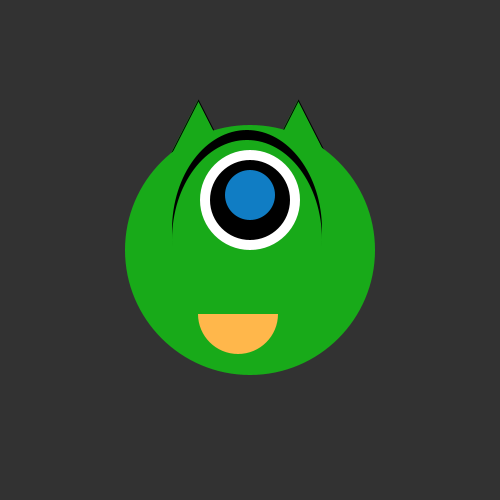
Frame 1 (no input)
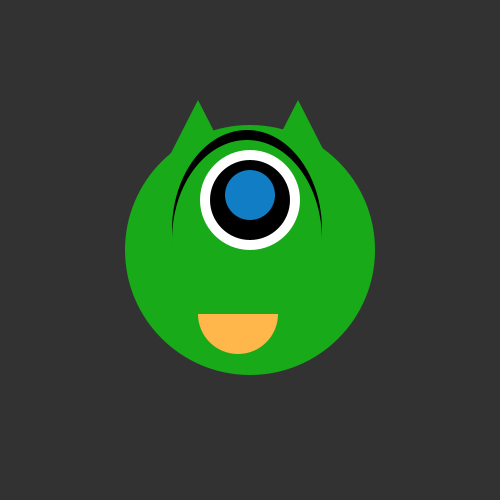
Frame 60 (the mouse pressed at the canvas centre just before this capture)
Frame 120 (the mouse held since frame 60 and released just before this capture): identical to frame 60, image omitted

The Processing sketch that drew these frames (run headless with seeded random() and noise(); from frame 60 on, the mouse is pressed at the canvas centre):

// Processing sketch: processing_145742
// ── processing_145742.pde

boolean flipFlop = false;
int eyeballDiam;
 
void setup(){
  size(500,500);
}
 
void draw(){
 background(50,50,50); 
  if (flipFlop == false) {
    eyeballDiam = 50;
  }
  else{
    eyeballDiam = 70;
  }
 //Horns
 pushMatrix();
 translate(140,80);
 fill(24,170,25);
 triangle(30, 75, 58, 20, 86, 75);
 popMatrix();
 //Horns2
  pushMatrix();
 translate(240,80);
 fill(24,170,25);
 triangle(30, 75, 58, 20, 86, 75);
 popMatrix();
  //Head
fill(24,170,25);
noStroke();
ellipse(250,250,250,250);
//eyelid
fill(0,0,0);
ellipse(247,230,150,200);
fill(24,170,25);
ellipse(247,240,150,200);
//Eye
translate(100,150);
fill(255,255,255);
ellipse(150,50,100,100);
fill(0,0,0);
ellipse(150,50,80,80);
//Pupil
translate(50,75);
fill(16,125,196);
ellipse(100,-30,eyeballDiam,eyeballDiam);
fill(255,183,75);
//Mouth
arc(88,89, 80, 80, 0, PI/1.0);
}
 
void keyPressed(){
  flipFlop =! flipFlop;
}
